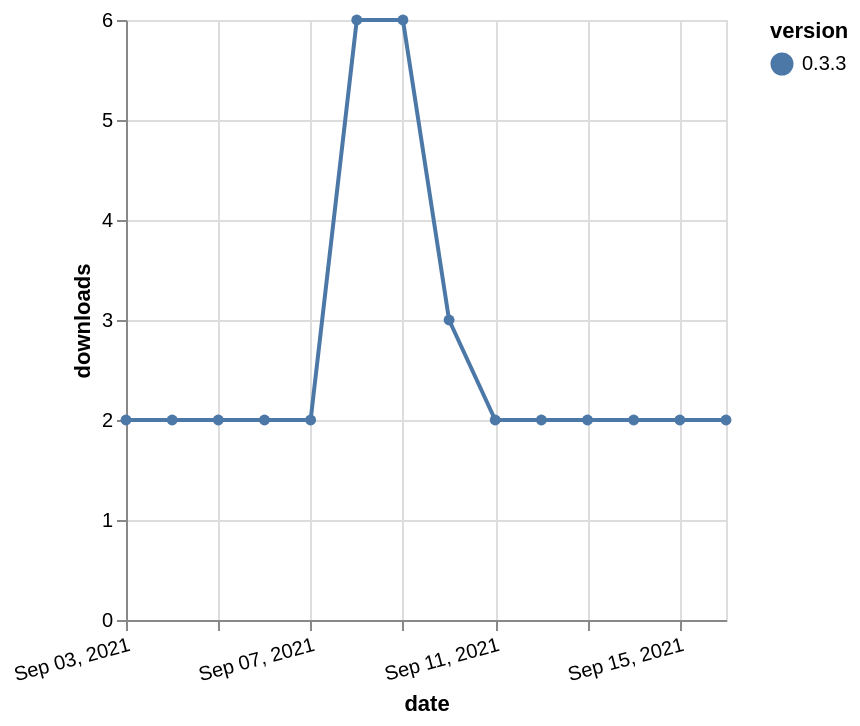

Vega-Lite specification stored for this chart:
### Vega-Lite specification from a JSON file in a GitHub repository (floating-point values rounded to 4 significant figures)
{"$schema": "https://vega.github.io/schema/vega-lite/v5.json", "description": "A simple bar chart with embedded data.", "data": {"values": [{"date": "2021-09-03", "total": 5195, "delta": 2, "version": "0.3.3"}, {"date": "2021-09-04", "total": 5197, "delta": 2, "version": "0.3.3"}, {"date": "2021-09-05", "total": 5199, "delta": 2, "version": "0.3.3"}, {"date": "2021-09-06", "total": 5201, "delta": 2, "version": "0.3.3"}, {"date": "2021-09-07", "total": 5203, "delta": 2, "version": "0.3.3"}, {"date": "2021-09-08", "total": 5209, "delta": 6, "version": "0.3.3"}, {"date": "2021-09-09", "total": 5215, "delta": 6, "version": "0.3.3"}, {"date": "2021-09-10", "total": 5218, "delta": 3, "version": "0.3.3"}, {"date": "2021-09-11", "total": 5220, "delta": 2, "version": "0.3.3"}, {"date": "2021-09-12", "total": 5222, "delta": 2, "version": "0.3.3"}, {"date": "2021-09-13", "total": 5224, "delta": 2, "version": "0.3.3"}, {"date": "2021-09-14", "total": 5226, "delta": 2, "version": "0.3.3"}, {"date": "2021-09-15", "total": 5228, "delta": 2, "version": "0.3.3"}, {"date": "2021-09-16", "total": 5230, "delta": 2, "version": "0.3.3"}]}, "width": "container", "mark": {"type": "line", "point": {"filled": true}}, "encoding": {"x": {"field": "date", "type": "temporal", "timeUnit": "yearmonthdate", "title": "date", "axis": {"labelAngle": -15}}, "y": {"field": "delta", "type": "quantitative", "title": "downloads"}, "color": {"field": "version", "type": "nominal"}, "tooltip": {"field": "delta"}}}
